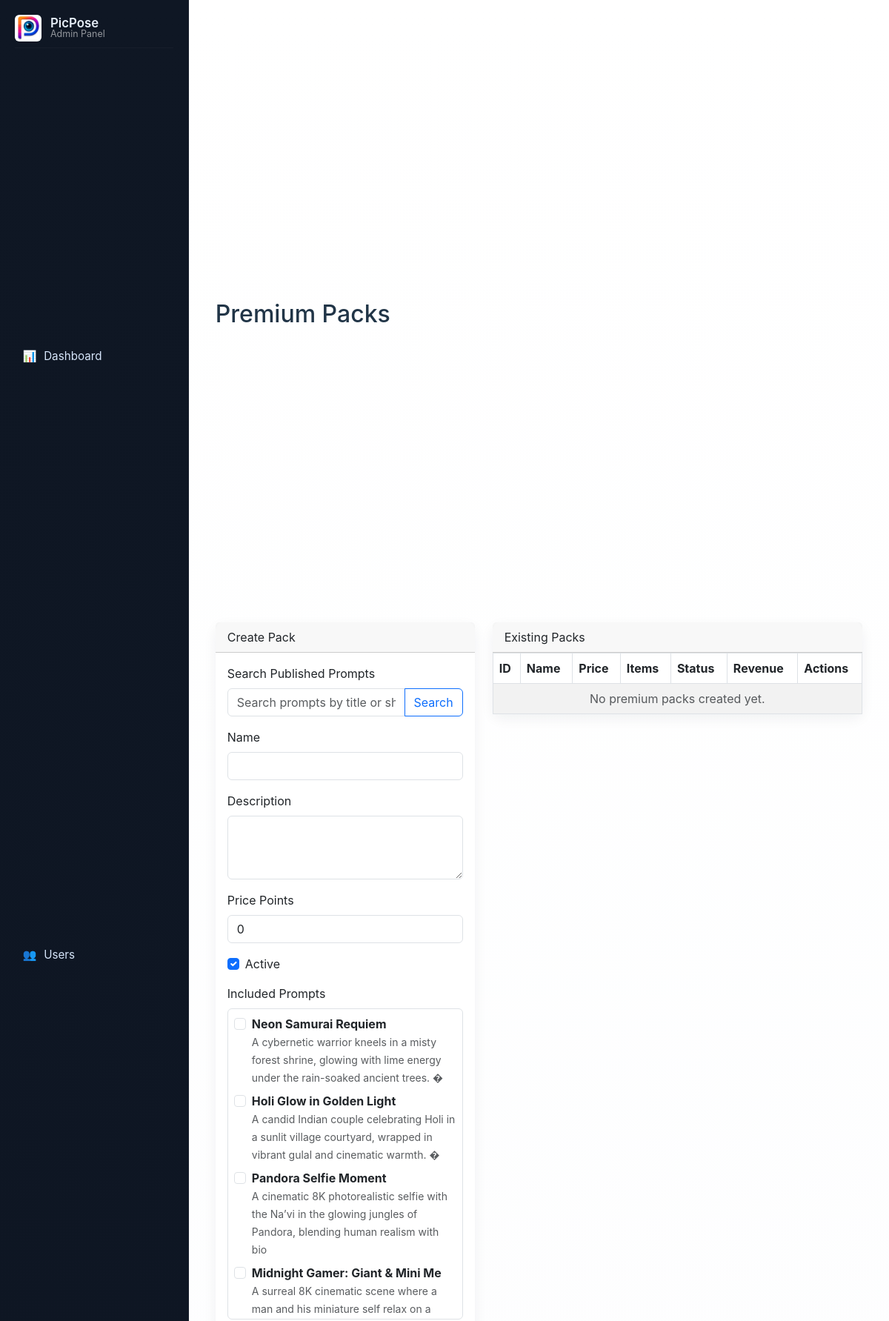
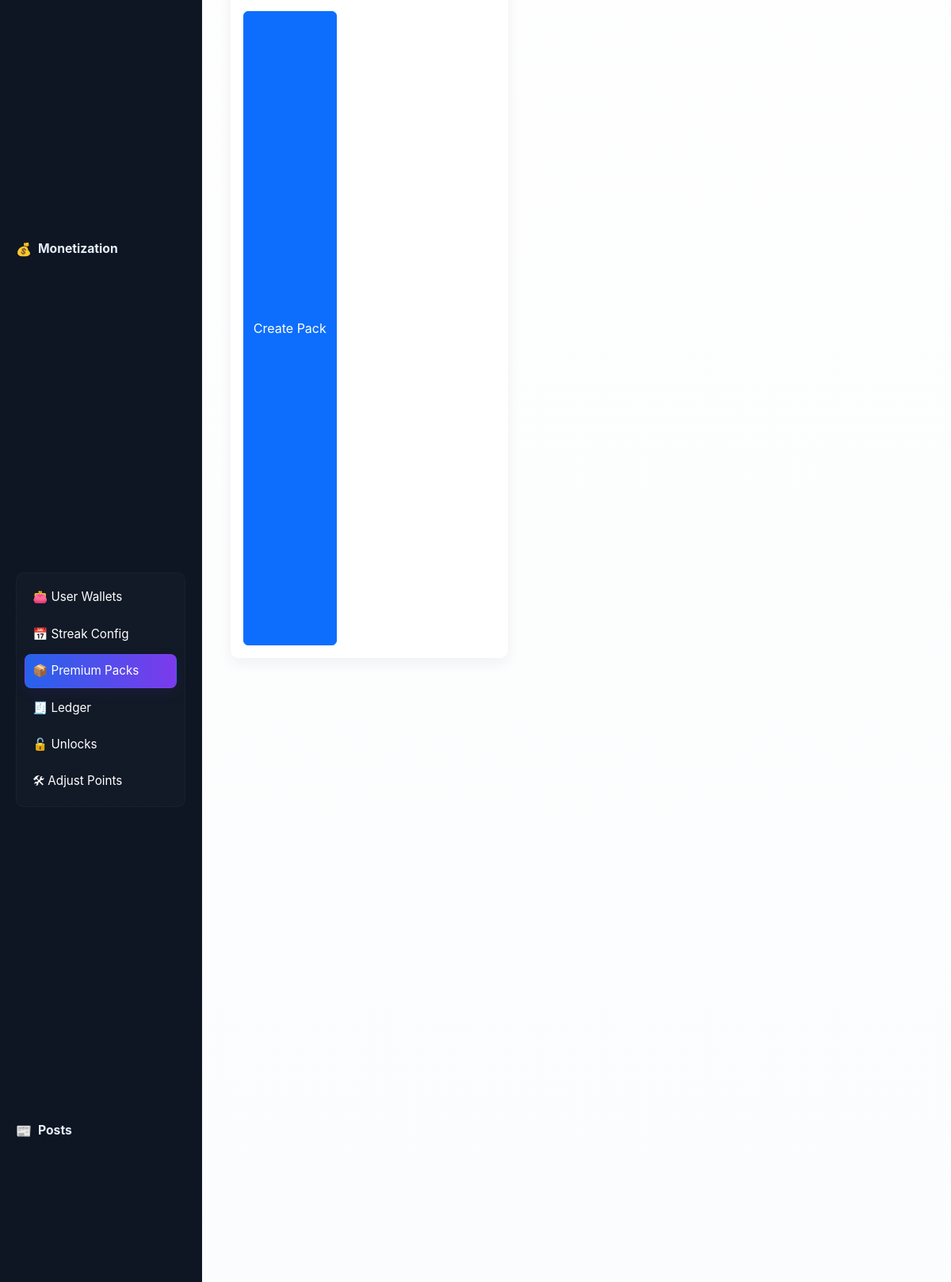
Page /views/monetization/premium_packs.php (signed in, upper part) on the committed database (2 pictures, top to bottom).
### tables this page shows
CREATE TABLE `ai_posts` (
  `id` int(11) NOT NULL,
  `title` varchar(255) NOT NULL,
  `category_id` int(11) NOT NULL,
  `short_description` varchar(500) DEFAULT NULL,
  `prompt_text` text NOT NULL,
  `image_url1` varchar(255) NOT NULL,
  `image_url2` varchar(255) DEFAULT NULL,
  `tags` text DEFAULT NULL,
  `external_id` varchar(255) DEFAULT NULL,
  `status` enum('draft','pending_review','published','archived','blocked') NOT NULL DEFAULT 'draft',
  `moderation_flags` longtext DEFAULT NULL,
  `reviewed_by` varchar(255) DEFAULT NULL,
  `reviewed_at` datetime DEFAULT NULL,
  `priority` int(11) NOT NULL DEFAULT 0,
  `is_popular` tinyint(1) NOT NULL DEFAULT 0,
  `is_featured` tinyint(1) NOT NULL DEFAULT 0,
  `likes` int(11) NOT NULL DEFAULT 0,
  `favorites` int(11) NOT NULL DEFAULT 0,
  `created_at` timestamp NULL DEFAULT current_timestamp(),
  `updated_at` timestamp NULL DEFAULT NULL,
  `copies` int(11) DEFAULT 0,
  `views` int(11) DEFAULT 0
);

### views/monetization/premium_packs.php (the view, shortened to what this page needs)
<?php
require '../../config.php';
$editPackId = (int)($_GET['edit'] ?? 0);
$promptSearch = trim((string)($_GET['prompt_q'] ?? ''));
$packs = [];
$editPack = [
    'id' => 0,
    'name' => '',
    'description' => '',
    'price_points' => 0,
    'is_active' => 1,
];
$selectedPromptIds = [];
$selectedPrompts = [];
$promptRows = $selectedPrompts;
$promptSql = "
    SELECT id, title, short_description
    FROM ai_posts
    WHERE status = 'published'
";
$promptSql .= " ORDER BY priority DESC, created_at DESC LIMIT 50";
$promptStmt = $conn->prepare($promptSql);
if ($promptStmt) {
    $promptStmt->execute();
    $promptRes = $promptStmt->get_result();
    while ($row = ($promptRes ? $promptRes->fetch_assoc() : null)) {
        $promptRows[(int)$row['id']] = $row;
    }
}
include '../../includes/header.php';
?>
<div class="container">
  <div class="d-flex justify-content-between align-items-center mb-3">
    <h2 class="mb-0">Premium Packs</h2>
  </div>
  <div class="row g-4">
    <div class="col-lg-5">
      <div class="card">
        <div class="card-header">
          <?php echo $editPackId > 0 ? 'Edit Pack' : 'Create Pack'; ?>
        </div>
        <div class="card-body">
          <form method="GET" class="mb-3">
            <label class="form-label">Search Published Prompts</label>
            <div class="input-group">
              <input type="text" name="prompt_q" class="form-control" placeholder="Search prompts by title or short prompt" value="<?php echo htmlspecialchars($promptSearch); ?>">
              <button type="submit" class="btn btn-outline-primary">Search</button>
            </div>
          </form>
          <form method="POST" action="premium_packs_process.php">
            <div class="mb-3">
              <label class="form-label">Name</label>
              <input type="text" name="name" class="form-control" maxlength="80" required value="<?php echo htmlspecialchars((string)$editPack['name']); ?>">
            </div>
            <div class="mb-3">
              <label class="form-label">Description</label>
              <textarea name="description" class="form-control" rows="3"><?php echo htmlspecialchars((string)($editPack['description'] ?? '')); ?></textarea>
            </div>
            <div class="mb-3">
              <label class="form-label">Price Points</label>
              <input type="number" min="0" name="price_points" class="form-control" required value="<?php echo (int)$editPack['price_points']; ?>">
            </div>
            <div class="form-check mb-3">
              <input class="form-check-input" type="checkbox" name="is_active" id="is_active" value="1" <?php echo !empty($editPack['is_active']) ? 'checked' : ''; ?>>
              <label class="form-check-label" for="is_active">Active</label>
            </div>
            <div class="mb-3">
              <label class="form-label">Included Prompts</label>
              <div class="border rounded p-2" style="max-height: 420px; overflow:auto;">
                <?php if (empty($promptRows)): ?>
                  <div class="text-muted small">No published prompts found.</div>
                <?php else: ?>
                  <?php foreach ($promptRows as $row): $postId = (int)$row['id']; ?>
                    <div class="form-check mb-2">
                      <input
                        class="form-check-input"
                        type="checkbox"
                        name="post_ids[]"
                        value="<?php echo $postId; ?>"
                        id="post_<?php echo $postId; ?>"
                        <?php echo in_array($postId, $selectedPromptIds, true) ? 'checked' : ''; ?>
                      >
                      <label class="form-check-label" for="post_<?php echo $postId; ?>">
                        <strong><?php echo htmlspecialchars((string)$row['title']); ?></strong>
                        <br>
                        <small class="text-muted"><?php echo htmlspecialchars(substr((string)($row['short_description'] ?? ''), 0, 120)); ?></small>
                      </label>
                    </div>
                  <?php endforeach; ?>
                <?php endif; ?>
              </div>
            </div>
            <div class="d-flex gap-2">
              <button type="submit" class="btn btn-primary"><?php echo $editPackId > 0 ? 'Save Changes' : 'Create Pack'; ?></button>
            </div>
          </form>
        </div>
      </div>
    </div>
    <div class="col-lg-7">
      <div class="card">
        <div class="card-header">Existing Packs</div>
        <div class="card-body p-0">
          <table class="table table-striped table-bordered mb-0">
            <thead>
              <tr>
                <th>ID</th>
                <th>Name</th>
                <th>Price</th>
                <th>Items</th>
                <th>Status</th>
                <th>Revenue</th>
                <th>Actions</th>
              </tr>
            </thead>
            <tbody>
              <?php if (empty($packs)): ?>
                <tr>
                  <td colspan="7" class="text-center text-muted">No premium packs created yet.</td>
                </tr>
              <?php endif; ?>
            </tbody>
          </table>
        </div>
      </div>
    </div>
  </div>
</div>
<?php include '../../includes/footer.php'; ?>

### assets/css/style.css (style rules this page uses)
:root { --sidebar-bg-start: #0f1724; --sidebar-bg-end: #0b1220; --sidebar-text: #e6eef8; --muted: rgba(255,255,255,0.55); --accent-start: #2563eb; --accent-end: #7c3aed; }
html, body { height: 100%; margin: 0; font-family: "Inter", system-ui, -apple-system, "Segoe UI", Roboto, "Helvetica Neue", Arial; background: #f6f8fb; color: #213547; }
.d-flex { display: flex; min-height: 100vh; box-sizing: border-box; }
.card { border-radius: 10px; box-shadow: 0 6px 18px rgba(21, 32, 43, 0.06); border: none; }

### rows in the picture
ai_posts: title "Neon Samurai Requiem", short_description "A cybernetic warrior kneels in a misty forest shrine, glowing with lime energy under the rain-soaked ancient trees. �"
ai_posts: title "Holi Glow in Golden Light", short_description "A candid Indian couple celebrating Holi in a sunlit village courtyard, wrapped in vibrant gulal and cinematic warmth. �"
ai_posts: title "Pandora Selfie Moment", short_description "A cinematic 8K photorealistic selfie with the Na’vi in the glowing jungles of Pandora, blending human realism with bio"
ai_posts: title "Midnight Gamer: Giant & Mini Me", short_description "A surreal 8K cinematic scene where a man and his miniature self relax on a…"
